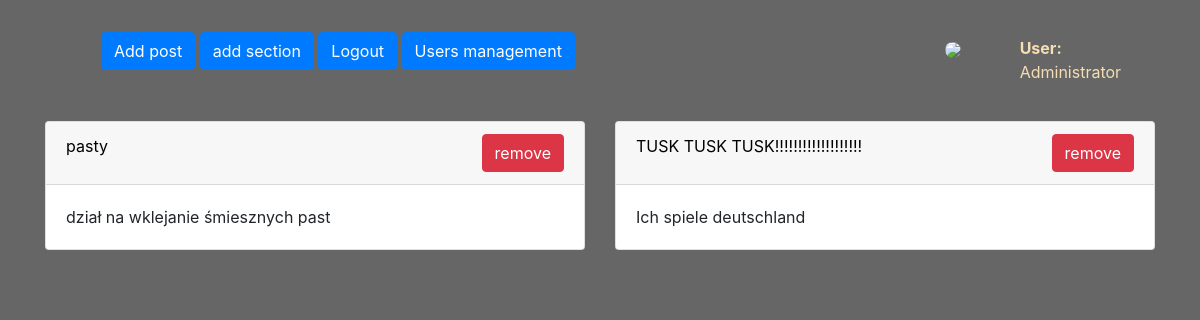
The app's page / (signed in), older data.
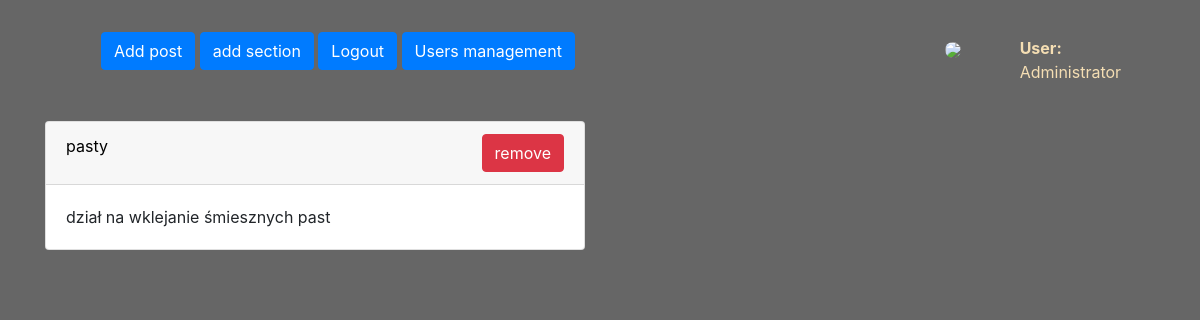
The same page, newer data.
### app.py (models this page shows, shortened)
class Dzial(Base):
     __tablename__="dzialy"
     id=Column(Integer, primary_key=True)
     tytul = Column(String)
     tresc = Column(String)

### app.py (the view)
@app.route("/")
def index():
     dzialy = session.query(Dzial).order_by(Dzial.id).all()
     try:
          login=flasksession["user_name"]
     except:
          login="Not logged in"
     return(render_template('index.html',
     dzialy=dzialy,
     iloscdzialow=int(len(dzialy)),
     login=login,
     usersmanagment=sprawdzenierangi("usersmanagment"),
     postmanagment=sprawdzenierangi("postmanagment"),
     typ="dzial"
     ))

### app.py (called while the page is built)
def sprawdzenierangi(uprawnienie):
     permited=False
     try:
          rola=session.query(Urzyszkodnik).filter(Urzyszkodnik.id == flasksession["user_id"]).first().rola
          permited=getattr(session.query(Ranga).filter(Ranga.id == rola).first(), str(uprawnienie))
     except:
          None
     if not permited == True:
          permited == False
     return(permited)

### templates/index.html (shortened to what this page needs)
<!doctype html>
  {% block head %}
<html>
  <head>
        <link rel="stylesheet" href="https://cdn.jsdelivr.net/npm/bootstrap@4.6.0/dist/css/bootstrap.min.css">
    <link href="{{ url_for('static', filename='style.css') }}" rel="stylesheet">
  </head>
  {% endblock %}
  <body>
    <div class="container">
      <nav class="navbar">
        <ul>
          {% if not login == "Not logged in" %}
          <a href="url_for('addpost')"><button class="btn btn-primary"> Add post </button></a>
          {% if postmanagment %}
          <a href="{{url_for('adddzial')}}"><button class="btn btn-primary">add section</button></button></a>
          {% endif %}
          <a href="/logout"><button class="btn btn-primary">Logout</button></a>
            {% if usersmanagment %}
            <a href="/admin/users"><button class="btn btn-primary">Users management</button></a>
            {% endif %}
          {% else %}
          <a href="/rejestracja"><button class="btn btn-primary"> Register </button></a>
          <a href="/login"><button class="btn btn-primary">Log in</button></a>
          {% endif %}
        </ul>
        <a href="{{url_for('zarzadzaniekontem')}}">
        <ul class="nav navbar-nav">
          <div class="row">
          <div class="col-4">
          <img class="profilephoto rounded-circle" src="{{url_for('profilowka')}}">
          </div>
            <div class="col-8">
            <b>User:</b> {{login}}
          </div>
          </div>
        </ul>
      </a>
      </nav>
      <div class="row">
       {% for i in range(iloscdzialow) %}
        <div class="col-12, col-md-6 col-sm-offset-1">
          <div class="card">
            <div class="card-header">
              {% if postmanagment %}
              {%if typ=="post"%}
              <a style="float: right;"  href="{{ url_for('removepost', postid=dzialy[i].id) }}"><button class="btn btn-danger">remove</button></a>
              {% else %}
              <a style="float: right;"  href="{{ url_for('removedzial', dzialid=dzialy[i].id) }}"><button class="btn btn-danger">remove</button></a>
              {% endif %}
              {% endif %}
            <a href="{{url_for(typ, postid=dzialy[i].id)}}">
              {{dzialy[i].tytul}}
            </a>
            </div>
            <div class="card-body">{{dzialy[i].tresc[:120]}}</div>
          </div>
        </div>
        {% endfor %}
      </div>
    </div>
  </body>
</html>

Row changes from the older to the newer data that the page shows:
removed Dzial: tytul "TUSK TUSK TUSK!!!!!!!!!!!!!!!!!!!", tresc "Ich spiele deutschland"
Text that changed along with them:
list line gone: "remove"
